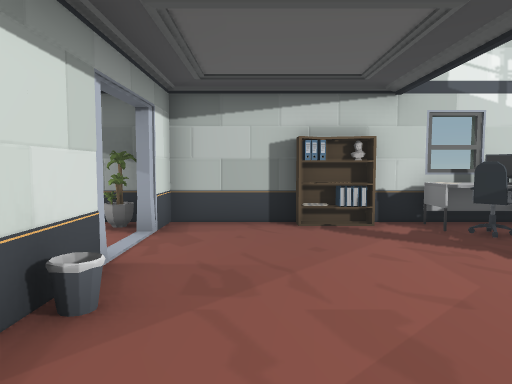
[1] (above)

24 first-person views from a walk through a 3-D level made in the Unity game engine. The camera is 1.2 m above the floor, tilts 4° down and sees 70° across. Doors are open. The floor is counted in squares, 1 m on a side. Each view is taken from the middle of a square. On the plan, view 1 faces up. The plan holds only what a view shows up to about 15 squares ahead; the rest is blank. The place goes on beyond the plan.

[2]
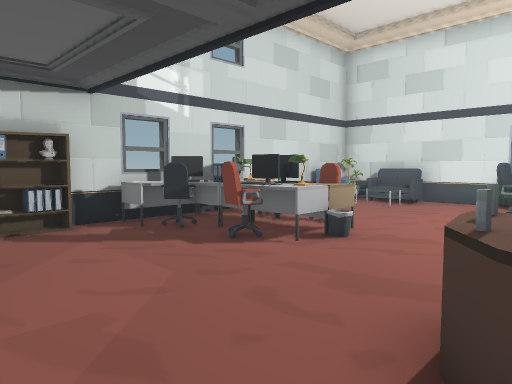

[3]
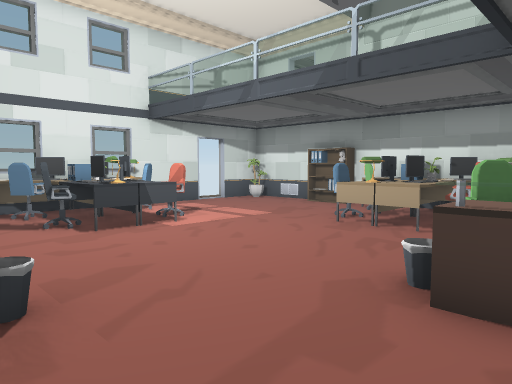

[4]
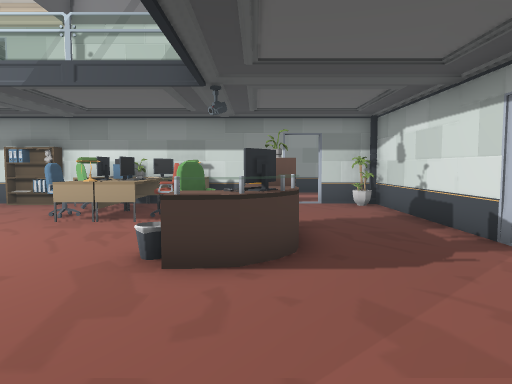

[5]
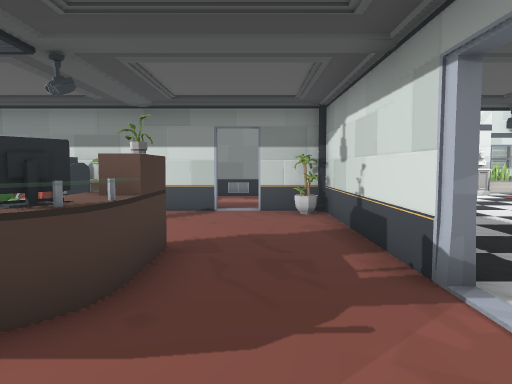

[6]
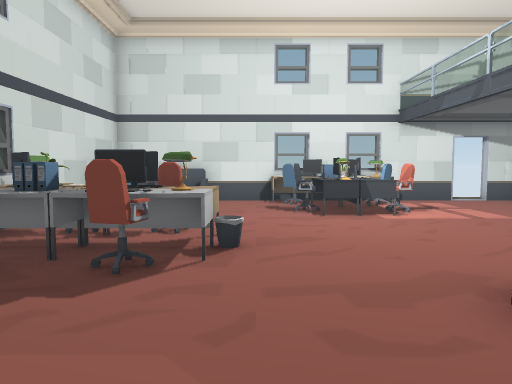

[7]
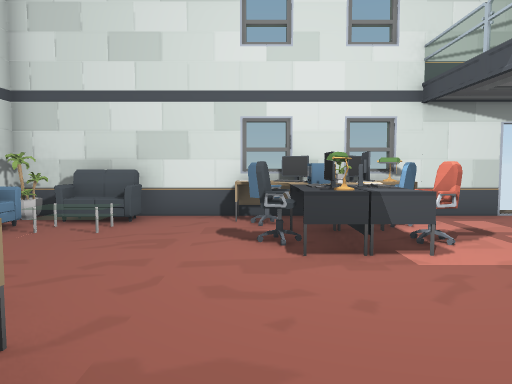

[8]
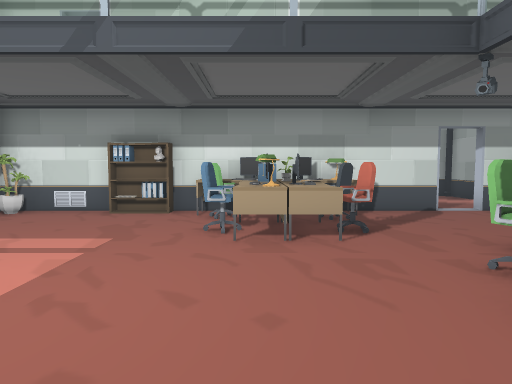

[9]
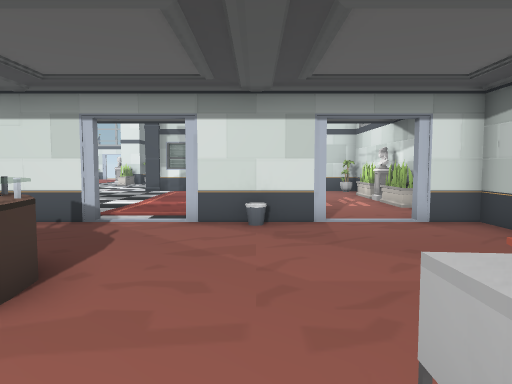

[10]
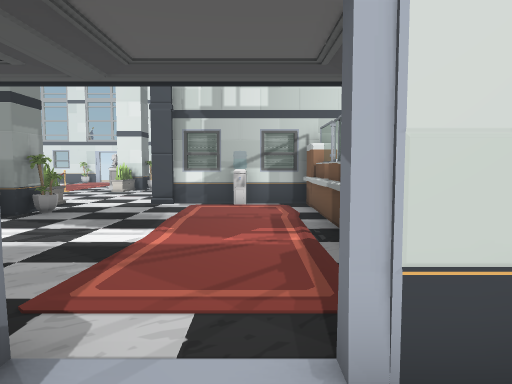

[11]
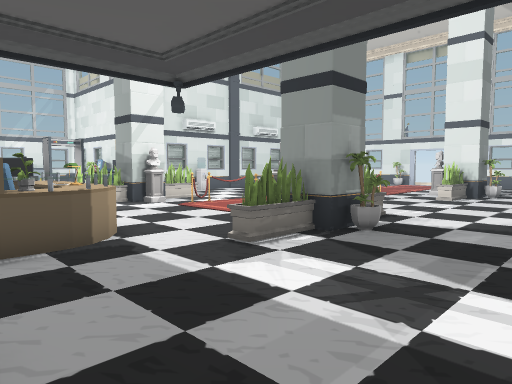

[12]
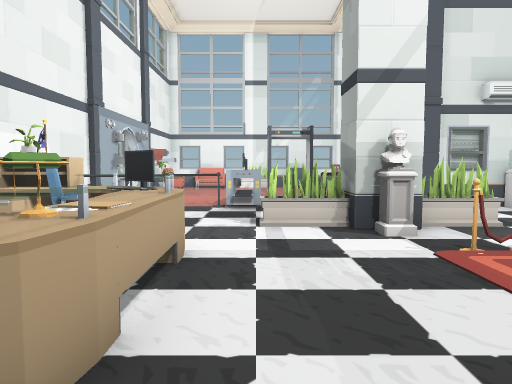

[13]
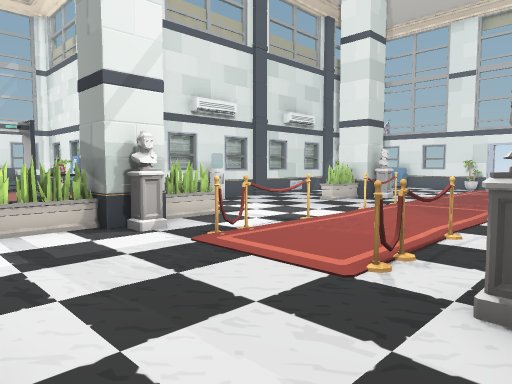

[14]
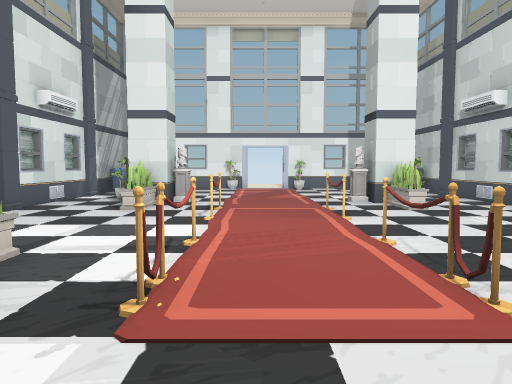

[15]
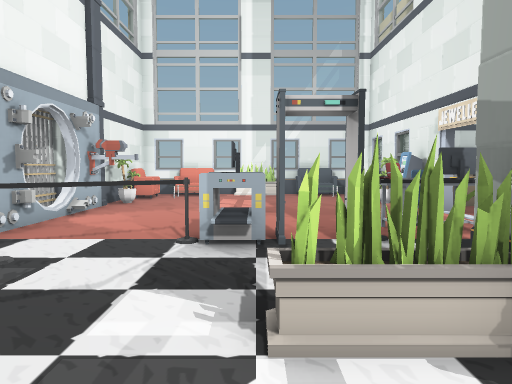

[16]
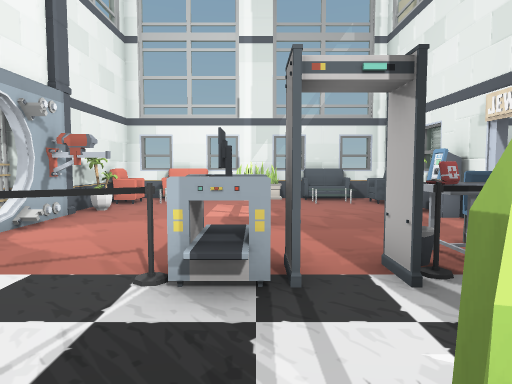

[17]
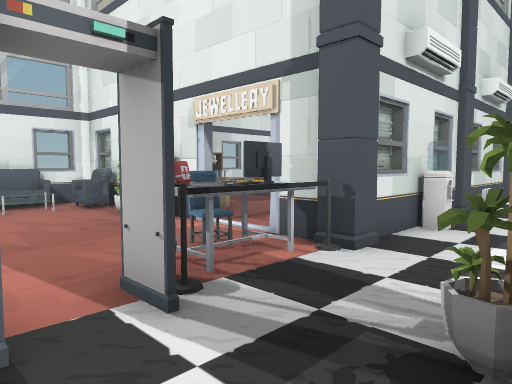

[18]
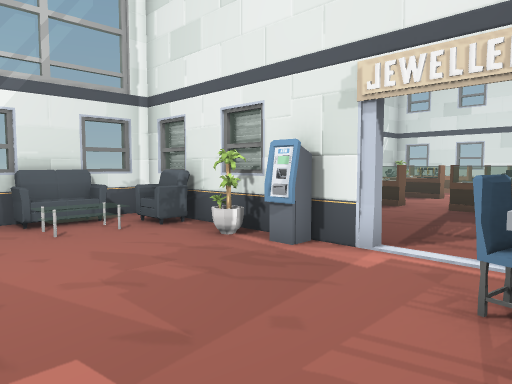

[19]
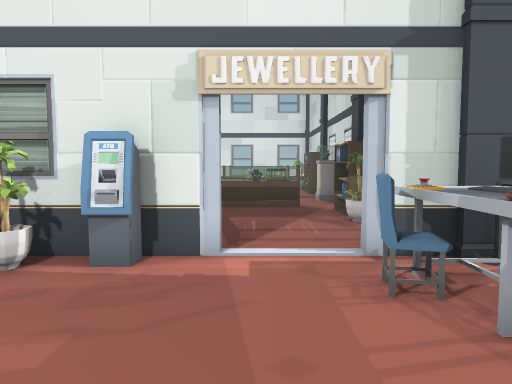

[20]
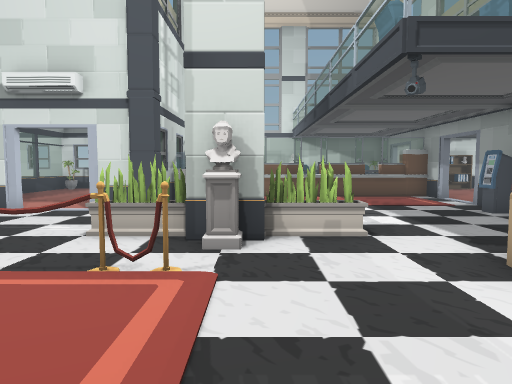

[21]
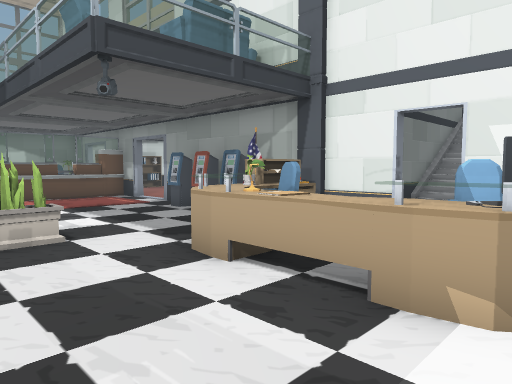

[22]
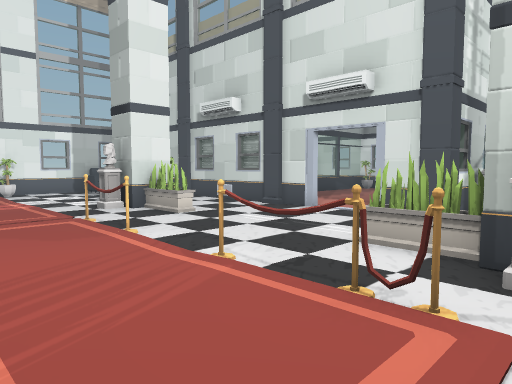

[23]
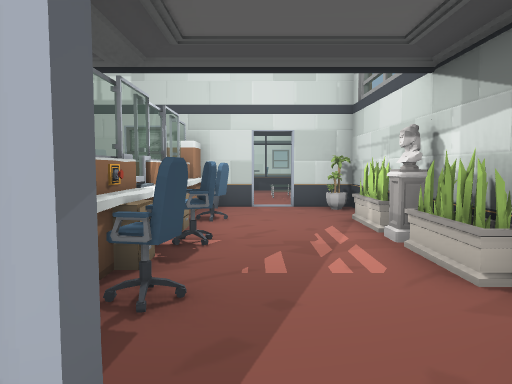

[24]
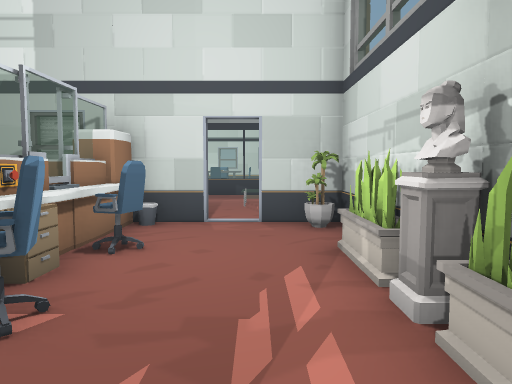

### Floor plan
Points are (right, up) in squares from view 1. A wall is a line through its corners. A room is listed if a view was taken in it or the views show most of it. See-through windows are left out.
Room 1 (views 1, 2, 3, 4, 5, 6, 7, 8, 9, 10)
walls: (1.3, -2.4) (1.3, -1.2) (1.9, -1.2); (12.8, -0.3) (12.8, 7.6); (4.5, -6.7) (7.1, -6.7); (5.6, 7.8) (2.5, 7.8); (6.4, 7.8) (5.7, 7.8); (12.8, -4) (12.8, -0.8); (-1.9, -0.4) (-1.9, -6.4); (10.9, -6.8) (12.8, -6.8) (12.8, -5); (1, -6.8) (10, -6.8); (-1.9, 4.6) (-1.9, 1.4); (0.9, 7.8) (-1.9, 7.8) (-1.9, 6.4); (11.1, 7.8) (6.5, 7.8); (12, 7.8) (11.5, 7.8); (-1.5, -6.8) (-0.1, -6.8)
low walls: (11.4, 6.8) (10.7, 6.8)
ways out: opening at (-1.5, 0) to room 2; opening at (-1.5, 5) to room 2; open door at (-1.8, 1.4) to room 2; open door at (-1.5, -1) to room 2; open door at (-1.5, 4) to room 2; open door at (-1.5, 6.5) to room 2; open door at (0.3, -7.3); open door at (10.3, -7.3); open door at (13, -4.5)
objects: plant (-1, -6); shelf (1, 7) to (2, 8); computer (2, 0); other object (3, -1); desk (4, -6) to (7, -3); desk (4, 4) to (7, 7); shelf (9, -6); desk (9, -1) to (12, 2); plant (12, -6); sofa (12, 5) to (13, 6)
Room 2 (views 11, 12, 13, 14, 15, 16, 17, 18, 19, 20, 21, 22, 23, 24)
walls: (-13.5, -16.8) (-12.4, -16.8); (-13.5, -17.1) (-12.9, -17.1); (-10.2, -4.9) (-9.4, -4.9); (-11.8, -17.4) (-11.8, -18.6); (-12.4, -2.1) (-13.6, -2.1); (-18.9, -17.1) (-18.1, -17.1); (-11.8, -20.4) (-11.8, -26.6); (-15.4, -2.1) (-16.5, -2.1); (-2.2, -10.9) (-2.2, -10); (-2.2, -8.9) (-2.2, -0.4); (-20.1, -4.9) (-19.4, -4.9); (-17.4, -2.1) (-21.5, -2.1); (-11.8, -0.5) (-11.8, -1.5); (-12, -0.4) (-12, -1.3); (-18, -1.9) (-18.8, -1.9); (-21.4, -16.8) (-17.5, -16.8); (-21.4, -17.1) (-20.6, -17.1); (-2.2, -16.5) (-2.2, -12.9); (-12.1, -22.8) (-12.1, -23.8); (-20.6, -1.8) (-21.3, -1.8); (-12, 2.3) (-12, 1.5); (-2.2, -20.8) (-2.2, -20.1); (-2.3, -21.5) (-2.3, -20.2); (-12.1, -25.5) (-12.1, -26.2); (-1.1, -21.9) (-1.1, -20.4); (-2.2, 1.4) (-2.2, 2.6); (-11.5, -26.8) (-2.8, -26.8); (-11.8, 4.9) (-11.8, 1.4); (-1.8, 1.7) (-2.2, 1.7); (-2.2, -26.4) (-2.2, -22.6); (-5, 7.8) (-11.8, 7.8) (-11.8, 6); (-2.5, 7.8) (-3.4, 7.8)
ways out: opening at (-1.5, 0) to room 1; opening at (-1.5, 5) to room 1; open door at (-1.8, 1.4) to room 1; open door at (-1.5, -1) to room 1; open door at (-1.5, 4) to room 1; open door at (-1.5, 6.5) to room 1; open door at (-15, -1.5); open door at (-12.5, -19.5); open door at (-12, 5.5); open door at (-4, -17.5); open door at (-2, -9.5)
objects: other object (-22, -25) to (-21, -25); other object (-22, -24); other object (-22, -23) to (-21, -23); other object (-22, -21) to (-21, -21); other object (-22, -19) to (-21, -19); pillar (-22, -17); pillar (-22, -2); pillar (-20, -18); other object (-20, -17); pillar (-20, -13) to (-20, -12); pillar (-20, -7) to (-20, -6); plant (-20, -4); plant (-19, -14); pillar (-19, -13); pillar (-19, -6) to (-19, -5); other object (-18, -25) to (-18, -24); other object (-18, -23); other object (-18, -21); other object (-18, -19); plant (-18, -14) to (-18, -13); plant (-18, -6) to (-18, -5); shelf (-17, -18) to (-16, -18); pillar (-17, -17); other object (-17, -11) to (-16, -11); other object (-17, -8) to (-16, -8); pillar (-17, -2); plant (-15, -18); water cooler (-15, -17) to (-14, -16); other object (-15, -11); other object (-15, -8); desk (-14, -23) to (-13, -22); other object (-13, -11); other object (-13, -8); pillar (-12, -17); barrier (-12, -11); barrier (-12, -8); pillar (-12, -2); water cooler (-12, 0) to (-11, 1); sofa (-11, -26) to (-11, -25); plant (-11, -23); cash machine (-11, -22); other object (-11, -19); computer (-11, -18) to (-10, -18); barrier (-11, -17) to (-9, -17); plant (-11, -14) to (-11, -13); barrier (-11, -11) to (-10, -11); barrier (-11, -8) to (-10, -8); plant (-11, -6) to (-11, -5); desk (-11, 3) to (-10, 3); plant (-11, 7); pillar (-10, -13) to (-10, -12); pillar (-10, -7) to (-10, -6); plant (-10, -4); table (-9, -18); pillar (-9, -14) to (-9, -13); pillar (-9, -6) to (-9, -5); desk (-9, 3) to (-7, 3); other object (-9, 4); plant (-9, 7) to (-8, 7); plant (-8, -14) to (-8, -13); plant (-8, -6) to (-8, -5); drawers (-8, 4); plant (-7, -26); other object (-7, -17) to (-6, -17); other object (-7, 4); pillar (-7, 7) to (-7, 8); desk (-6, -11); desk (-6, -10) to (-5, -9); desk (-6, -8) to (-3, -7); desk (-6, 3) to (-5, 3); drawers (-6, 4); plant (-6, 7) to (-5, 7); other object (-5, -16) to (-4, -16); computer (-5, -12) to (-5, -11); plant (-5, -7) to (-4, -7); other object (-4, -21) to (-3, -21); desk (-4, -12) to (-3, -11); desk (-4, 3) to (-3, 3); other object (-4, 4); sofa (-3, -26) to (-3, -25); plant (-3, -23); other object (-3, -16); plant (-3, -12); cash machine (-3, -5); cash machine (-3, -4); cash machine (-3, -3) to (-3, -2); plant (-3, 7); pillar (-2, -22); pillar (-2, -12); pillar (-2, -7)

Positions as (right, up) in squares from view 1, and headings:
1: (0, 0), facing up
2: (0, 0), facing up-right
3: (2, 4), facing down-right
4: (2, 5), facing down
5: (0, 3), facing down
6: (0, 3), facing right
7: (4, 2), facing right
8: (6, 3), facing down
9: (6, 3), facing left
10: (0, 1), facing left
11: (-3, -1), facing down-left
12: (-7, -6), facing down
13: (-6, -6), facing down-left
14: (-7, -10), facing left
15: (-7, -11), facing down
16: (-7, -13), facing down
17: (-7, -14), facing down-left
18: (-7, -18), facing down-left
19: (-7, -20), facing left
20: (-9, -12), facing up
21: (-9, -12), facing up-right
22: (-9, -11), facing up-left
23: (-1, 5), facing left
24: (-4, 6), facing left
